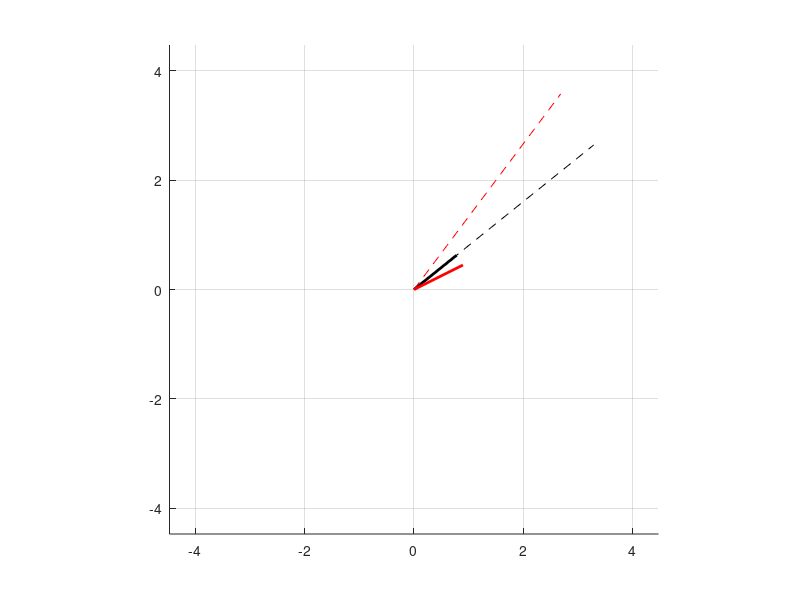

Write MATLAB code to recreate this figure.
% eigenvalues and eigenvectors
% important because they highlight the features inside a matrix
% that are invariant to rotation

A = [1 4; 5 -2];

eig(A)

[eigvecs, eigvals] = eig(A);

notevec = [2 1]; % not e vec = not eigen vector.
notevec = notevec / norm(notevec);

v = A * eigvecs(:, 1);
w = A * notevec';

figure(6), clf, hold on

% plot the vectors and vectors times the matrix
plot([0 eigvecs(1, 1)], [0 eigvecs(2, 1)], 'k', 'linew', 2)
plot([0 v(1)], [0 v(2)], 'k--')

plot([0 notevec(1)], [0 notevec(2)], 'r', 'linew', 2)
plot([0 w(1)], [0 w(2)], 'r--')

axlim = max([norm(v) norm(w)]);
set(gca, 'xlim', [-1 1] * axlim, 'ylim', [-1 1] * axlim)
grid on
axis square
